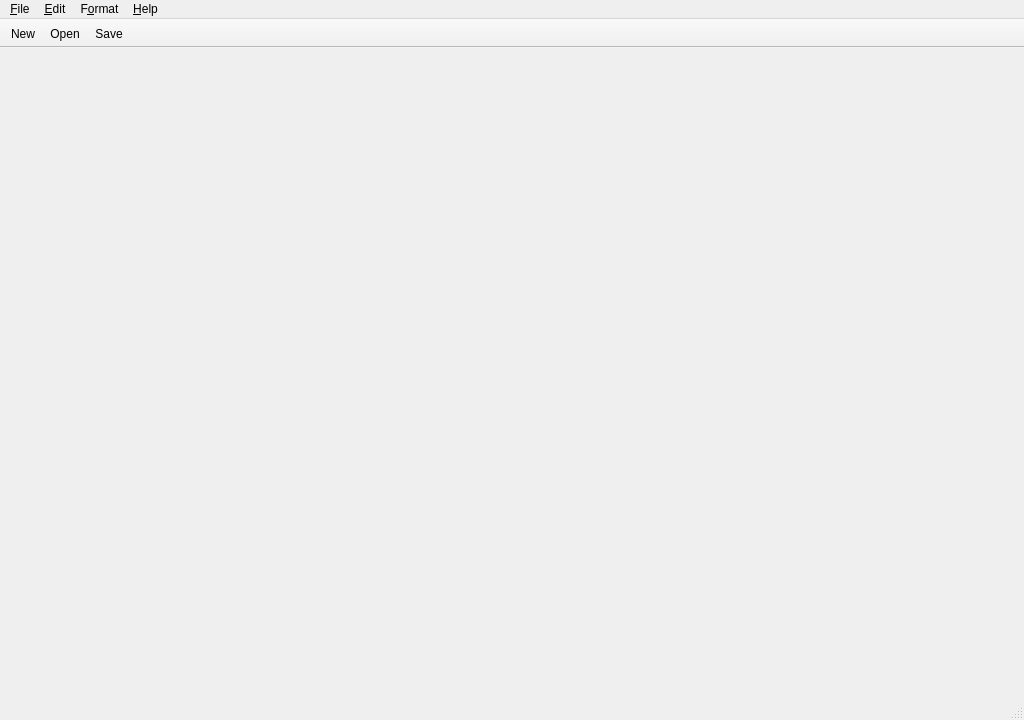
<?xml version="1.0" encoding="UTF-8"?>
<ui version="4.0">
 <class>MainWindow</class>
 <widget class="QMainWindow" name="MainWindow">
  <property name="geometry">
   <rect>
    <x>0</x>
    <y>0</y>
    <width>1024</width>
    <height>720</height>
   </rect>
  </property>
  <property name="minimumSize">
   <size>
    <width>480</width>
    <height>320</height>
   </size>
  </property>
  <property name="windowTitle">
   <string>Mollana</string>
  </property>
  <property name="windowIcon">
   <iconset resource="resources/mollana.qrc">
    <normaloff>:/icons/images/mollana64.png</normaloff>:/icons/images/mollana64.png</iconset>
  </property>
  <property name="iconSize">
   <size>
    <width>24</width>
    <height>24</height>
   </size>
  </property>
  <widget class="QSplitter" name="splMain">
   <property name="orientation">
    <enum>Qt::Orientation::Horizontal</enum>
   </property>
   <property name="childrenCollapsible">
    <bool>true</bool>
   </property>
   <widget class="FileExplorer" name="trvExplorer"/>
   <widget class="EditorPane" name="tbwEditors"/>
  </widget>
  <widget class="QMenuBar" name="menuBar">
   <property name="geometry">
    <rect>
     <x>0</x>
     <y>0</y>
     <width>1024</width>
     <height>24</height>
    </rect>
   </property>
   <widget class="QMenu" name="menuFile">
    <property name="title">
     <string>&amp;File</string>
    </property>
    <addaction name="actionNew"/>
    <addaction name="actionOpen"/>
    <addaction name="actionOpenFolder"/>
    <addaction name="separator"/>
    <addaction name="actionNewProject"/>
    <addaction name="actionOpenProject"/>
    <addaction name="separator"/>
    <addaction name="actionSave"/>
    <addaction name="actionSaveAs"/>
    <addaction name="actionCloseTab"/>
    <addaction name="separator"/>
    <addaction name="actionQuit"/>
   </widget>
   <widget class="QMenu" name="menuEdit">
    <property name="title">
     <string>&amp;Edit</string>
    </property>
    <addaction name="actionUndo"/>
    <addaction name="actionRedo"/>
    <addaction name="separator"/>
    <addaction name="actionCut"/>
    <addaction name="actionCopy"/>
    <addaction name="actionPaste"/>
    <addaction name="separator"/>
    <addaction name="actionSelectAll"/>
   </widget>
   <widget class="QMenu" name="menuFormat">
    <property name="title">
     <string>F&amp;ormat</string>
    </property>
    <addaction name="actionWordWrap"/>
    <addaction name="actionSpellChecker"/>
   </widget>
   <widget class="QMenu" name="menuHelp">
    <property name="title">
     <string>&amp;Help</string>
    </property>
    <addaction name="actionAbout"/>
   </widget>
   <addaction name="menuFile"/>
   <addaction name="menuEdit"/>
   <addaction name="menuFormat"/>
   <addaction name="menuHelp"/>
  </widget>
  <widget class="QToolBar" name="mainToolBar">
   <property name="windowTitle">
    <string>Standard</string>
   </property>
   <property name="movable">
    <bool>false</bool>
   </property>
   <property name="toolButtonStyle">
    <enum>Qt::ToolButtonStyle::ToolButtonTextUnderIcon</enum>
   </property>
   <attribute name="toolBarArea">
    <enum>TopToolBarArea</enum>
   </attribute>
   <attribute name="toolBarBreak">
    <bool>false</bool>
   </attribute>
   <addaction name="actionNew"/>
   <addaction name="actionOpen"/>
   <addaction name="actionSave"/>
  </widget>
  <widget class="QStatusBar" name="statusBar"/>
  <action name="actionNew">
   <property name="icon">
    <iconset resource="resources/mollana.qrc">
     <normaloff>:/icons/images/new.png</normaloff>:/icons/images/new.png</iconset>
   </property>
   <property name="text">
    <string>&amp;New</string>
   </property>
   <property name="toolTip">
    <string>Create a new document</string>
   </property>
   <property name="shortcut">
    <string>Ctrl+N</string>
   </property>
  </action>
  <action name="actionOpen">
   <property name="icon">
    <iconset resource="resources/mollana.qrc">
     <normaloff>:/icons/images/add_to_open_folder.png</normaloff>:/icons/images/add_to_open_folder.png</iconset>
   </property>
   <property name="text">
    <string>&amp;Open</string>
   </property>
   <property name="toolTip">
    <string>Open a text file</string>
   </property>
   <property name="shortcut">
    <string>Ctrl+O</string>
   </property>
  </action>
  <action name="actionOpenFolder">
   <property name="icon">
    <iconset resource="resources/mollana.qrc">
     <normaloff>:/icons/images/open_folder_info.png</normaloff>:/icons/images/open_folder_info.png</iconset>
   </property>
   <property name="text">
    <string>Open F&amp;older</string>
   </property>
   <property name="toolTip">
    <string>Browse a folder without making it a project</string>
   </property>
   <property name="shortcut">
    <string>Ctrl+Shift+O</string>
   </property>
  </action>
  <action name="actionNewProject">
   <property name="icon">
    <iconset resource="resources/mollana.qrc">
     <normaloff>:/icons/images/add_page.png</normaloff>:/icons/images/add_page.png</iconset>
   </property>
   <property name="text">
    <string>New &amp;Project</string>
   </property>
   <property name="toolTip">
    <string>Convert a folder into a Mollana project</string>
   </property>
  </action>
  <action name="actionOpenProject">
   <property name="icon">
    <iconset resource="resources/mollana.qrc">
     <normaloff>:/icons/images/office_folders.png</normaloff>:/icons/images/office_folders.png</iconset>
   </property>
   <property name="text">
    <string>Open Pro&amp;ject</string>
   </property>
   <property name="toolTip">
    <string>Open a folder that is already a project</string>
   </property>
  </action>
  <action name="actionSave">
   <property name="icon">
    <iconset resource="resources/mollana.qrc">
     <normaloff>:/icons/images/save.png</normaloff>:/icons/images/save.png</iconset>
   </property>
   <property name="text">
    <string>&amp;Save</string>
   </property>
   <property name="toolTip">
    <string>Save the active document</string>
   </property>
   <property name="shortcut">
    <string>Ctrl+S</string>
   </property>
  </action>
  <action name="actionSaveAs">
   <property name="icon">
    <iconset resource="resources/mollana.qrc">
     <normaloff>:/icons/images/transfer.png</normaloff>:/icons/images/transfer.png</iconset>
   </property>
   <property name="text">
    <string>Save &amp;As</string>
   </property>
   <property name="toolTip">
    <string>Save the active document under another path</string>
   </property>
   <property name="shortcut">
    <string>Ctrl+Shift+S</string>
   </property>
  </action>
  <action name="actionCloseTab">
   <property name="text">
    <string>&amp;Close Tab</string>
   </property>
   <property name="shortcut">
    <string>Ctrl+W</string>
   </property>
  </action>
  <action name="actionQuit">
   <property name="icon">
    <iconset resource="resources/mollana.qrc">
     <normaloff>:/icons/images/shut_down.png</normaloff>:/icons/images/shut_down.png</iconset>
   </property>
   <property name="text">
    <string>&amp;Quit</string>
   </property>
   <property name="shortcut">
    <string>Ctrl+Q</string>
   </property>
  </action>
  <action name="actionUndo">
   <property name="icon">
    <iconset resource="resources/mollana.qrc">
     <normaloff>:/icons/images/blue_arrow_down.png</normaloff>:/icons/images/blue_arrow_down.png</iconset>
   </property>
   <property name="text">
    <string>&amp;Undo</string>
   </property>
   <property name="shortcut">
    <string>Ctrl+Z</string>
   </property>
  </action>
  <action name="actionRedo">
   <property name="icon">
    <iconset resource="resources/mollana.qrc">
     <normaloff>:/icons/images/blue_arrow_up.png</normaloff>:/icons/images/blue_arrow_up.png</iconset>
   </property>
   <property name="text">
    <string>&amp;Redo</string>
   </property>
   <property name="shortcut">
    <string>Ctrl+Shift+Z</string>
   </property>
  </action>
  <action name="actionCut">
   <property name="text">
    <string>Cu&amp;t</string>
   </property>
   <property name="shortcut">
    <string>Ctrl+X</string>
   </property>
  </action>
  <action name="actionCopy">
   <property name="text">
    <string>&amp;Copy</string>
   </property>
   <property name="shortcut">
    <string>Ctrl+C</string>
   </property>
  </action>
  <action name="actionPaste">
   <property name="text">
    <string>&amp;Paste</string>
   </property>
   <property name="shortcut">
    <string>Ctrl+V</string>
   </property>
  </action>
  <action name="actionSelectAll">
   <property name="text">
    <string>Select &amp;All</string>
   </property>
   <property name="shortcut">
    <string>Ctrl+A</string>
   </property>
  </action>
  <action name="actionWordWrap">
   <property name="checkable">
    <bool>true</bool>
   </property>
   <property name="checked">
    <bool>true</bool>
   </property>
   <property name="text">
    <string>Word &amp;Wrap</string>
   </property>
  </action>
  <action name="actionSpellChecker">
   <property name="checkable">
    <bool>true</bool>
   </property>
   <property name="checked">
    <bool>true</bool>
   </property>
   <property name="text">
    <string>&amp;Spell Checker</string>
   </property>
   <property name="toolTip">
    <string>Underline words the dictionary does not know</string>
   </property>
   <property name="shortcut">
    <string>F5</string>
   </property>
  </action>
  <action name="actionAbout">
   <property name="icon">
    <iconset resource="resources/mollana.qrc">
     <normaloff>:/icons/images/help_balloon.png</normaloff>:/icons/images/help_balloon.png</iconset>
   </property>
   <property name="text">
    <string>&amp;About</string>
   </property>
   <property name="shortcut">
    <string>F1</string>
   </property>
  </action>
 </widget>
 <customwidgets>
  <customwidget>
   <class>FileExplorer</class>
   <extends>QTreeView</extends>
   <header>mollana.ui.explorer</header>
  </customwidget>
  <customwidget>
   <class>EditorPane</class>
   <extends>QTabWidget</extends>
   <header>mollana.ui.editor_pane</header>
  </customwidget>
 </customwidgets>
 <resources>
  <include location="resources/mollana.qrc"/>
 </resources>
 <connections/>
</ui>
